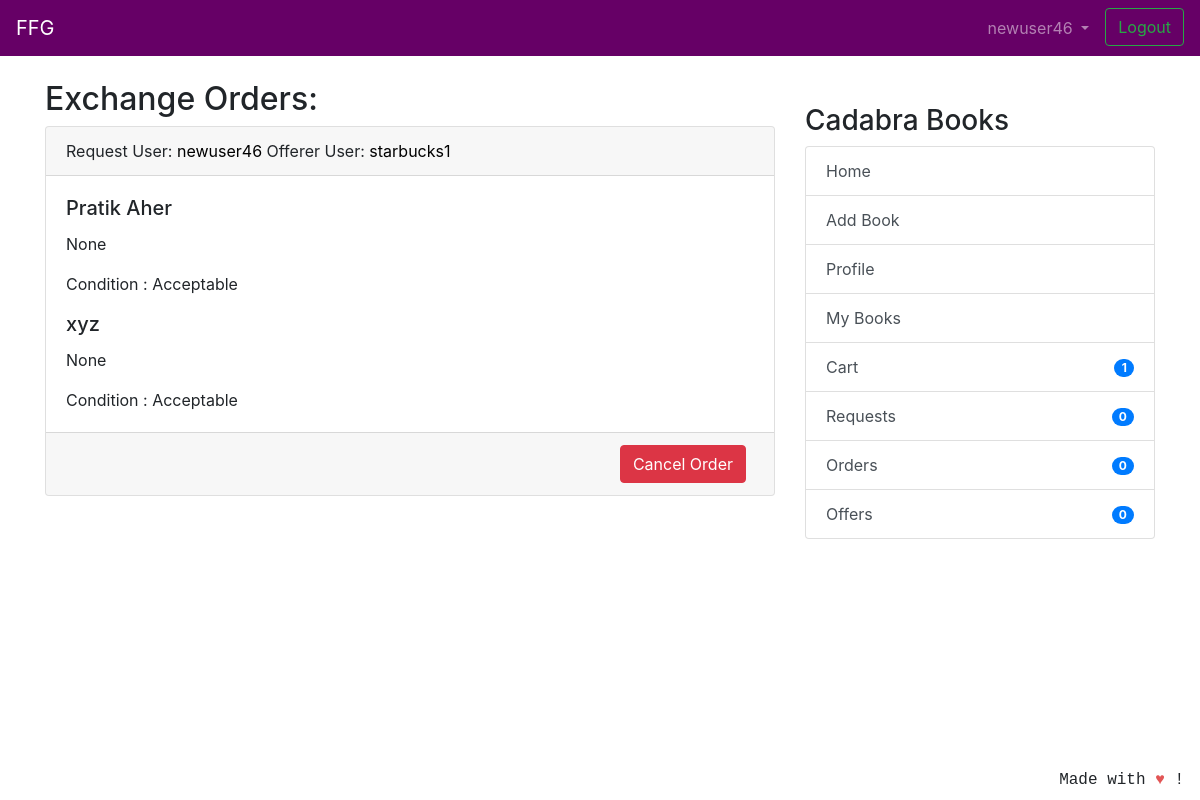
Before: /transaction/orders/ (signed in) with the older database file.
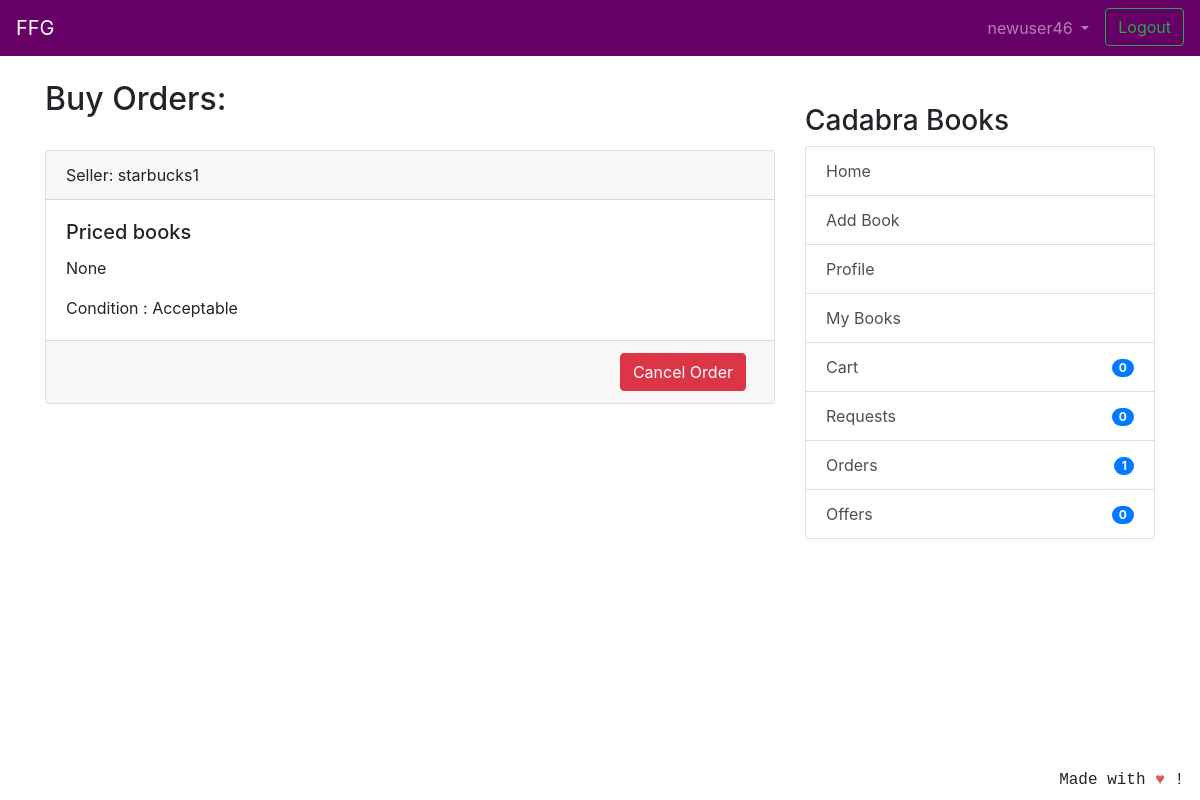
After: the same page with the newer database file.
### coreapp/models.py (models this page shows, shortened)
class Transaction(models.Model):
	requester = models.ForeignKey(User, related_name='requester', on_delete=models.CASCADE)
	offerrer = models.ForeignKey(User, related_name='offerrer', on_delete=models.CASCADE)
	timestamp = models.DateTimeField(auto_now_add=True)
	requester_book = models.ForeignKey(Book, related_name='requested_book_from_user', on_delete=models.CASCADE)
	offerrer_book = models.ForeignKey(Book, related_name='offerrer_book_from_user', on_delete=models.CASCADE)

class Book(models.Model):
    user = models.ForeignKey(User, on_delete=models.CASCADE, null=True)
    book_name = models.CharField(max_length=100)
    author_name = models.CharField(max_length=100, blank=True, null=True)
    description = models.CharField(max_length=2000,blank=True,null=True)
    image = models.ImageField(null=True, blank=True, upload_to="book_images/")
    price = models.IntegerField(null=True,blank=True)
    sell_or_exchange = models.CharField(
        max_length=100, choices=BUY_OR_EXCHANGE, default='Exchange')
    condition = models.CharField(
        max_length=100, choices=CONITION_CHOICES, default='Acceptable')
    created_at = models.DateTimeField(auto_now_add=True)
    class Meta:
        verbose_name = 'Book'
        verbose_name_plural = 'Books'

class FinalBuyOrder(models.Model):
    user = models.ForeignKey(User, related_name='user', on_delete=models.CASCADE)
    book = models.ForeignKey(Book, on_delete=models.CASCADE)
    seller = models.ForeignKey(
        User, related_name='seller',  on_delete=models.CASCADE)
    useraddress = models.ForeignKey(
        ShippingAddress, related_name='address', on_delete=models.CASCADE)
    selleraddress = models.ForeignKey(
        ShippingAddress, related_name='selleraddress', on_delete=models.CASCADE)
    date_ordered = models.DateTimeField(auto_now_add=True)

### transaction/views.py (the view)
# urls.py: path('orders/', views.TransactionListView.as_view(), name='orders_view'),
class TransactionListView(LoginRequiredMixin, generic.ListView):
    model = Transaction
    template_name = 'transaction_order.html'
    context_object_name = 'orders'
    def get_queryset(self):
        return Transaction.objects.filter(Q(offerrer=self.request.user) | Q(requester=self.request.user)).order_by('timestamp')
    def get_context_data(self, **kwargs):
        context = super().get_context_data(**kwargs)
        context['buy_order'] = FinalBuyOrder.objects.filter(
            user=self.request.user).order_by('-date_ordered')
        return context

### coreapp/models.py (called while the page is built)
    def get_cart_items(self):
        return self.items.all()

### nofapapp/context_processors.py (called while the page is built)
def add_variable_to_context(request):
    if request.user.id:
        orderitems = Order.objects.get(owner=request.user.profile)
        orders = orderitems.get_cart_items()
        return {
            'requestscount': Requests.objects.filter(requester=request.user).count(),
            'offercount' : Requests.objects.filter(offerrer=request.user).count(),
            'orderscount': Transaction.objects.filter(offerrer=request.user).count()+FinalBuyOrder.objects.filter(user=request.user).count(),
            'cartitemscount': len(orders),
            'addresscheck': get_object_or_404(ShippingAddress, profile=get_object_or_404(Profile, user=request.user)).address1,
            }
    else:
        return {}

### templates/transaction_order.html (shortened to what this page needs)
{% extends 'base.html' %}
{% block content %}
{% if orders or buy_order %}
{% if orders %}
<h2 align="left">Exchange Orders:</h2>
{% for order in orders %}
<div class="card text-left">
    <div class="card-header">
        Request User: <a style="color:black">{{ order.requester }}</a>
        Offerer User: <a style="color:black">{{ order.offerrer }}</a>
    </div>
    <div class="card-body">
        <h5 class="card-title">{{ order.requester_book.book_name }}</h5>
        <p class="card-text">{{ order.requester_book.description }}</p>
        <p class="card-text">Condition : {{ order.requester_book.condition }} </p>
        <h5 class="card-title">{{ order.offerrer_book.book_name }}</h5>
        <p class="card-text">{{ order.offerrer_book.description }}</p>
        <p class="card-text">Condition : {{ order.offerrer_book.condition }} </p>
    </div>
    <div class="card-footer text-mutxed">
        <a href="{% url 'transaction:order-delete' order.id %}" class="mr-2 btn btn-danger float-right">Cancel Order</a>
    </div>
</div>
{% endfor %}
{% endif %}
{% if buy_order %}
<h2 align="left">Buy Orders:</h2>
<br/>
{% for order in buy_order %}
<div class="card text-left">
    <div class="card-header">
        Seller: {{ order.seller }}</a>
    </div>
    <div class="card-body">
        <h5 class="card-title">{{ order.book.book_name }}</h5>
        <p class="card-text">{{ order.book.description }}</p>
        <p class="card-text">Condition : {{ order.book.condition }} </p>
    </div>
    <div class="card-footer text-mutxed">
        <a href="{% url 'cart:finalorder-delete' order.id %}" class="mr-2 btn btn-danger float-right">Cancel Order</a>
    </div>
</div>
{% endfor %}
{% endif %}
{% else %}
<h2 align="center">No Order Found! Make a request !</h2>
{% endif %}
{% endblock %}

### templates/base.html (shortened to what this page needs)
{% load static %}
<!doctype html>
<html lang="en">
  <head>
    <link rel="stylesheet" href="https://stackpath.bootstrapcdn.com/bootstrap/4.2.1/css/bootstrap.min.css"
>
  </head>
  <body>
    <header class="site-header">
<nav class="navbar navbar-expand-lg navbar-dark" style="background-color: #660066;">
  <a class="navbar-brand" href="#">FFG</a>
  <div class="collapse navbar-collapse" id="navbarSupportedContent">
    <ul class="navbar-nav ml-auto">
      {% if user.is_authenticated %}
      <li class="nav-item dropdown">
        <a class="nav-link dropdown-toggle" href="#" id="navbarDropdown" role="button" data-toggle="dropdown"
          aria-haspopup="true" aria-expanded="false">
          {{ user.username }}
        </a>
      </li>
      <li><a class="btn btn-outline-success ml-2 my-2 my-sm-0" href="{% url 'logout'%}">Logout</a></li>
        {% else %}
      <li><a href="{% url 'login' %}" class="btn btn-outline-success">Login</a></li>
      <li><a href="{% url 'coreapp:signup' %}" class="btn btn-primary ml-2">Sign up</a></li>
      {% endif %}
    </ul>
  </div>
</nav>
  </header>
  <br/>
    <div class="container">
      <div class="row justify-content-center">
        <div class="col-8">
          {% block content %}
          {% endblock %}
        </div>
        {% if user.is_authenticated %}
                <div class="col-md-4">
                  <div class="content-section">
                    <br/>
                    <h3>Cadabra Books</h3>
                      <ul class="list-group">
                        <a class="list-group-item list-group-item-action" href="{% url 'coreapp:list_entries' %}" > Home </a>
                        <a class="list-group-item list-group-item-action" href="{% url 'coreapp:new_entry' %}" > Add Book</a>
                        <a class="list-group-item list-group-item-action" href="{% url 'coreapp:profile' %}" >Profile</a>
                        <a class="list-group-item list-group-item-action" href="{% url 'coreapp:userbooks' %}" >My Books</a>
                        <a class="list-group-item list-group-item-action" href="{% url 'cart:cart_items' %}" >Cart<span class="badge badge-primary badge-pill float-right mt-1">{{ cartitemscount }}</span> </a>
                        <a class="list-group-item list-group-item-action" href="{% url 'transaction:requests_view' %}" >Requests<span class="badge badge-primary badge-pill float-right mt-1">{{ requestscount }}</span></a>
                        <a class="list-group-item list-group-item-action" href="{% url 'transaction:orders_view' %}" >Orders <span class="badge badge-primary badge-pill float-right mt-1">{{ orderscount }}</span></a>
                        <a class="list-group-item list-group-item-action" href="{% url 'transaction:offers_view' %}" >Offers <span class="badge badge-primary badge-pill float-right mt-1">{{ offercount }}</span></a>
                      </ul>
                      <br/>
                  </div>
                </div>
                {% endif %}
      </div>
    </div>
<footer class="site-footer mr-3 mb-2" style="position:fixed;right:0;bottom:0;font-family: 'Courier';font-style: bold;">
  Made with <span style="color: #e25555;">&hearts;</span> !
</footer>
</body>
</html>

Changed rows visible on the page:
removed Transaction: requester "newuser46", offerrer "starbucks1", requester_book.book_name "Pratik Aher", requester_book.description "None", requester_book.condition "Acceptable", offerrer_book.book_name "xyz", offerrer_book.description "None", offerrer_book.condition "Acceptable"
added FinalBuyOrder: seller "starbucks1", book.book_name "Priced books", book.description "None", book.condition "Acceptable"
Other visible differences:
{{ cartitemscount }}: "1" → "0"
{{ orderscount }}: "0" → "1"
text no longer shown: "Exchange Orders:"
text now shown: "Buy Orders:"
